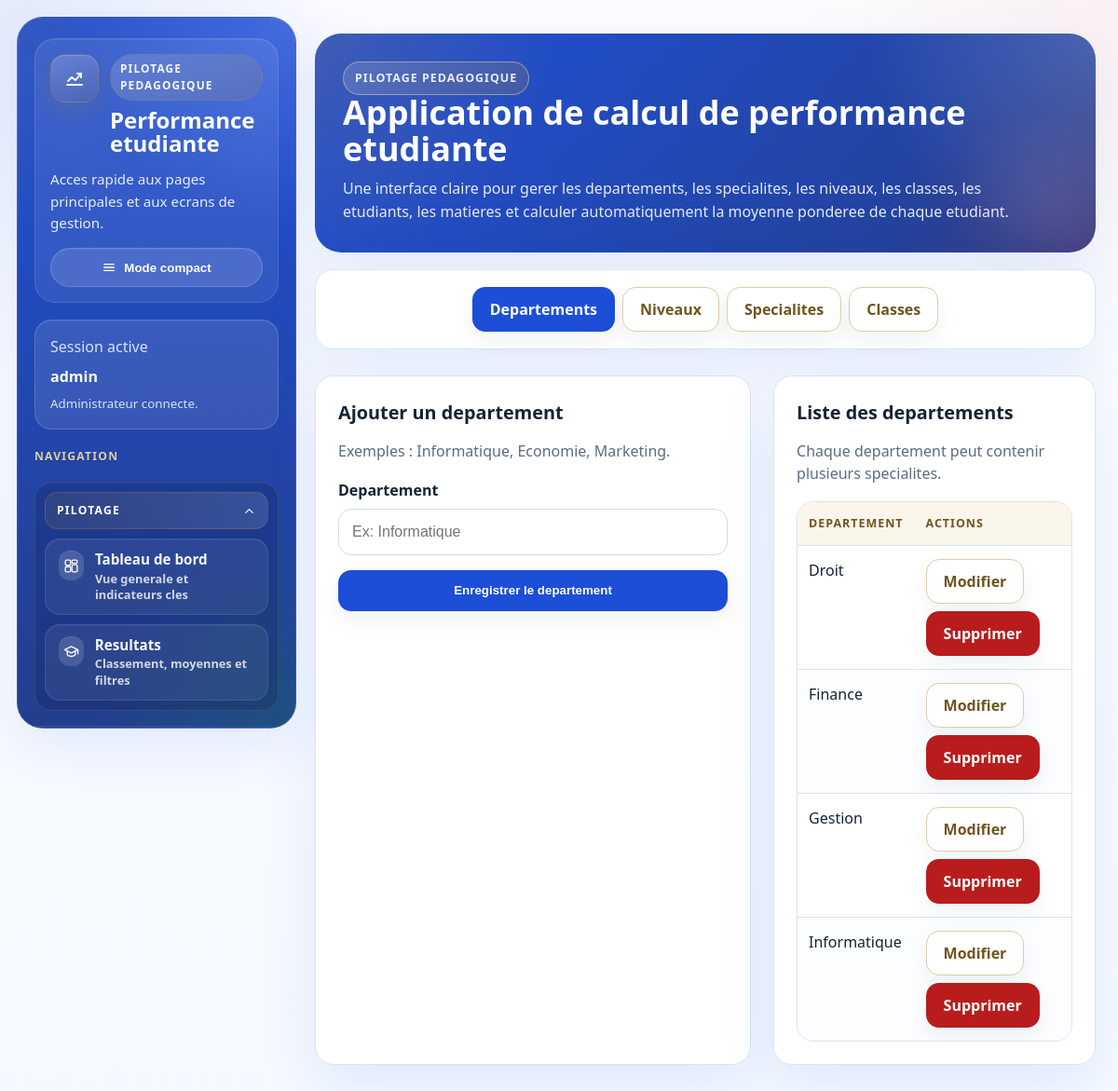
/departements/ (signed in), run on the app's committed database.
### gestion_notes/models.py (models this page shows, shortened)
class Departement(models.Model):
    nom = models.CharField(max_length=100, unique=True)
    class Meta:
        ordering = ["nom"]

### gestion_notes/views.py (the view)
# urls.py: path("departements/", views.liste_departements, name="liste_departements"),
@administrateur_required
def liste_departements(request):
    form = DepartementForm(request.POST or None)
    if request.method == "POST" and form.is_valid():
        form.save()
        messages.success(request, "Le departement a ete ajoute avec succes.")
        return redirect("gestion_notes:liste_departements")
    context = {
        "form": form,
        "departements": Departement.objects.all(),
    }
    return render(request, "gestion_notes/departements.html", context)

### gestion_notes/forms.py
class DepartementForm(forms.ModelForm):
    class Meta:
        model = Departement
        fields = ["nom"]
        labels = {"nom": "Departement"}
        widgets = {
            "nom": forms.TextInput(
                attrs={"class": INPUT_CLASS, "placeholder": "Ex: Informatique"}
            )
        }

### gestion_notes/views.py (called while the page is built)
def administrateur_required(view_func):
    @wraps(view_func)
    def _wrapped_view(request, *args, **kwargs):
        if not request.user.is_authenticated:
            return redirect_to_login(request.get_full_path(), reverse_lazy("gestion_notes:login"))
        if not request.user.is_staff:
            return render(request, "registration/access_denied.html", status=403)
        return view_func(request, *args, **kwargs)
    return _wrapped_view

### gestion_notes/templates/gestion_notes/departements.html (shortened to what this page needs)
{% extends "gestion_notes/base.html" %}
{% block content %}
    <section class="grid" style="margin-top: 18px;">
        <article class="card" style="padding: 18px 22px;">
            <div class="actions" style="justify-content: center;">
                <a class="btn" href="{% url 'gestion_notes:liste_departements' %}">Departements</a>
                <a class="btn btn-secondary" href="{% url 'gestion_notes:liste_niveaux' %}">Niveaux</a>
                <a class="btn btn-secondary" href="{% url 'gestion_notes:liste_specialites' %}">Specialites</a>
                <a class="btn btn-secondary" href="{% url 'gestion_notes:liste_classes' %}">Classes</a>
            </div>
        </article>
    </section>
    <section class="grid two">
        <article class="card">
            <div class="section-head">
                <div>
                    <h2>Ajouter un departement</h2>
                    <p class="muted">Exemples : Informatique, Economie, Marketing.</p>
                </div>
            </div>
            <form method="post" class="form-stack">
                {% for field in form %}
                    <div class="field">
                        <label for="{{ field.id_for_label }}">{{ field.label }}</label>
                        {{ field }}
                    </div>
                {% endfor %}
                <button type="submit" class="btn">Enregistrer le departement</button>
            </form>
        </article>
        <article class="card">
            <div class="section-head">
                <div>
                    <h2>Liste des departements</h2>
                    <p class="muted">Chaque departement peut contenir plusieurs specialites.</p>
                </div>
            </div>
            {% if departements %}
                <div class="table-wrap">
                    <table>
                        <thead>
                            <tr>
                                <th>Departement</th>
                                <th>Actions</th>
                            </tr>
                        </thead>
                        <tbody>
                            {% for departement in departements %}
                                <tr>
                                    <td>{{ departement.nom }}</td>
                                    <td>
                                        <div class="actions">
                                            <a class="btn btn-secondary" href="{% url 'gestion_notes:modifier_departement' departement.pk %}">Modifier</a>
                                            <a class="btn btn-danger" href="{% url 'gestion_notes:supprimer_departement' departement.pk %}">Supprimer</a>
                                        </div>
                                    </td>
                                </tr>
                            {% endfor %}
                        </tbody>
                    </table>
                </div>
            {% else %}
                <div class="empty">Aucun departement n'est encore enregistre.</div>
            {% endif %}
        </article>
    </section>
{% endblock %}

### gestion_notes/templates/gestion_notes/base.html (shortened to what this page needs)
<!DOCTYPE html>
<html lang="fr">
<head>
</head>
<body>
    <div class="app-layout {% if request.resolver_match.url_name == 'login' %}auth-layout{% endif %}">
        {% if request.resolver_match.url_name != 'login' %}
        <aside class="sidebar">
            <div class="sidebar-brand">
                <div class="sidebar-brand-header">
                    <span class="sidebar-brand-mark">
                        <svg class="icon-svg" aria-hidden="true"><use href="#icon-chart-line"></use></svg>
                    </span>
                    <div class="sidebar-brand-copy">
                        <span class="sidebar-kicker">Pilotage pedagogique</span>
                        <h1>Performance etudiante</h1>
                    </div>
                </div>
                <p>Acces rapide aux pages principales et aux ecrans de gestion.</p>
                <button type="button" class="sidebar-toggle" id="sidebar-toggle" aria-pressed="false">
                    <svg class="icon-svg" aria-hidden="true"><use href="#icon-menu"></use></svg>
                    <span class="sidebar-toggle-label">Mode compact</span>
                </button>
            </div>
            <div class="sidebar-session">
                {% if user.is_authenticated %}
                    <p>Session active</p>
                    <strong>{{ user.username }}</strong>
                    <small>
                        {% if user.is_staff %}
                            Administrateur connecte.
                        {% else %}
                            Compte connecte sans droits d'administration.
                        {% endif %}
                    </small>
                {% else %}
                    <p>Acces securise</p>
                    <strong>Connexion administrateur</strong>
                    <small>Utilise un compte staff pour acceder aux pages de gestion.</small>
                {% endif %}
            </div>
            {% if user.is_authenticated and user.is_staff %}
                <p class="sidebar-nav-label">Navigation</p>
                <nav class="sidebar-nav">
                    <details class="sidebar-accordion" open>
                        <summary class="sidebar-accordion-summary">
                            <span>Pilotage</span>
                            <span class="sidebar-accordion-arrow">
                                <svg class="icon-svg" aria-hidden="true"><use href="#icon-chevron-down"></use></svg>
                            </span>
                        </summary>
                        <div class="sidebar-group-links">
                            <a class="sidebar-link {% if request.resolver_match.url_name == 'tableau_de_bord' %}active{% endif %}" href="{% url 'gestion_notes:tableau_de_bord' %}" title="Tableau de bord">
                                <span class="sidebar-link-icon">
                                    <svg class="icon-svg" aria-hidden="true"><use href="#icon-dashboard"></use></svg>
                                </span>
                                <span class="sidebar-link-copy">
                                    <strong>Tableau de bord</strong>
                                    <small>Vue generale et indicateurs cles</small>
                                </span>
                            </a>
                            <a class="sidebar-link {% if request.resolver_match.url_name == 'page_resultats' %}active{% endif %}" href="{% url 'gestion_notes:page_resultats' %}" title="Resultats">
                                <span class="sidebar-link-icon">
                                    <svg class="icon-svg" aria-hidden="true"><use href="#icon-graduation"></use></svg>
                                </span>
                                <span class="sidebar-link-copy">
                                    <strong>Resultats</strong>
                                    <small>Classement, moyennes et filtres</small>
                                </span>
                            </a>
                        </div>
                    </details>
                    <div class="sidebar-divider"></div>
                </nav>
            {% endif %}
        </aside>
        {% endif %}
        <main class="main-area">
            <div class="page-shell">
                {% block hero %}
                    <section class="hero">
                        <div class="hero-top">
                            <div class="hero-copy">
                                <p class="hero-kicker">Pilotage pedagogique</p>
                                <h1>Application de calcul de performance etudiante</h1>
                                <p>
                                    Une interface claire pour gerer les departements, les specialites,
                                    les niveaux, les classes, les etudiants, les matieres et calculer
                                    automatiquement la moyenne ponderee de chaque etudiant.
                                </p>
                            </div>
                        </div>
                    </section>
                {% endblock %}
                {% block content %}{% endblock %}
            </div>
        </main>
    </div>
</body>
</html>

### data on the page
Departement: nom "Droit"
Departement: nom "Finance"
Departement: nom "Gestion"
Departement: nom "Informatique"

### other printed values
{{ user.username }} "admin"
{{ field.label }} "Departement"
